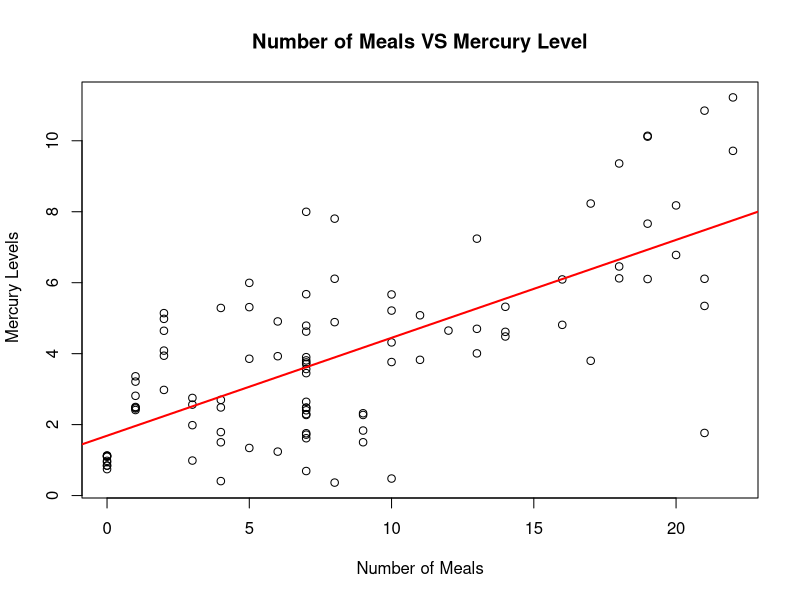

The R source for this figure:

df <- read.csv("meals_mercury.csv", header = TRUE)
head(df)
degree_freedom = nrow(df)
cat(degree_freedom)

num_meals <- df$meals
mercury_level <- df$mercury

plot(num_meals,
    mercury_level,
    main = "Number of Meals VS Mercury Level",
    xlab = "Number of Meals",
    ylab = " Mercury Levels"
    )

cor(num_meals,mercury_level)

model <- lm(mercury_level ~ num_meals)
coef(model)
abline(model,col = "red", lwd = 2)

# anova(model)
cat("here")
summary(model)

# t value 
qt(0.975,98)

# confidence interval
confint(model,0.95)